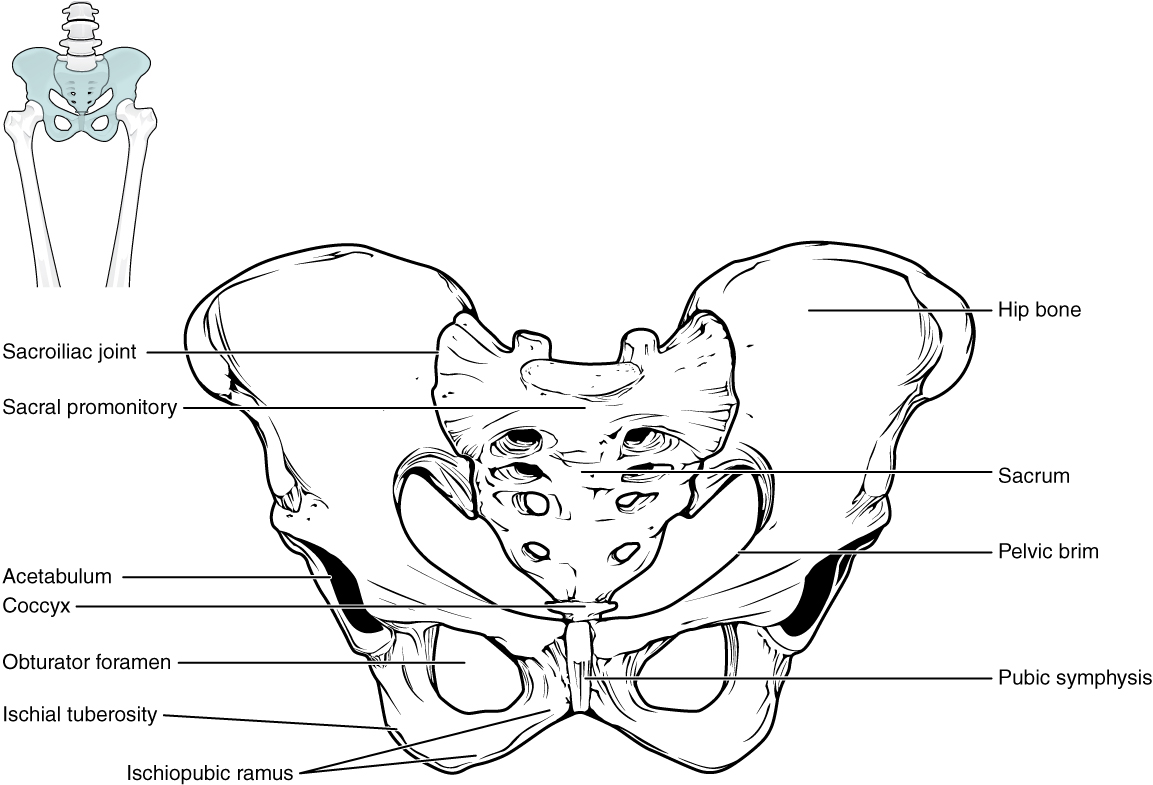
#> input picture perine/images/atlas_raw/807_Pelvis.jpg, 1153 x 785 px; the run also reads 2 pictures not shown here
$ python atlas_latince.py
#> lines starting #> are read from the running program, lines starting #| are printed output that depends on the picture
#!/usr/bin/env python3
# -*- coding: utf-8 -*-
"""OpenStax Anatomy & Physiology (1. baskı, CC BY) atlas çizimlerinin İngilizce etiketlerini Latince (TA) karşılıklarıyla değiştirir.

Kaynak: github.com/philschatz/anatomy-book (OpenStax College A&P, 2013; LICENSE: CC BY) → perine/images/atlas_raw/
İngilizce yazıların kutuları RapidOCR ile bulundu (perine/images/atlas_raw/ocr_kutular.json) ve aşağıya elle
eşlendi. Yazı silinir (beyaz), aynı yere Latince terim yazılır; çizim ve kılavuz çizgileri değiştirilmez.
Mod: L = metin sağa yaslı (kutunun sağ kenarında biter, sola uzar), R = sola yaslı (sağa uzar), C = ortalı.
Çıktı: perine/images/atlas/<ad>.jpg  +  sources/perine_atlas.json        Çalıştır: python3 -I scripts/atlas_latince.py
"""
import json, pathlib
from PIL import Image, ImageDraw, ImageFont

ROOT = pathlib.Path(__file__).resolve().parent.parent
RAW = ROOT / "perine/images/atlas_raw"; OUT = ROOT / "perine/images/atlas"
FONT = "/usr/share/fonts/truetype/crosextra/Carlito-Bold.ttf"
RENK = (31, 42, 68)
ATIF = ("OpenStax College. Anatomy & Physiology. OpenStax CNX, 2013 (1. baskı), {sekil}. "
        "Lisans: CC BY (openstax.org/details/books/anatomy-and-physiology). Uyarlama: İngilizce etiketler Latinceye çevrildi.")

# ad: (dosya, ölçek, kırpma(özgün px) veya None, şekil adı, [ (latince, [kutu...], mod, maks_genişlik_px(özgün)) ])
F = {
 "pelvis": ("807_Pelvis.jpg", 2.0, (0, 150, 1153, 785), "Şekil 8.12 'Pelvis'", [
    ("Os coxae", [[996, 300, 1084, 320]], "R", 0),
    ("Art. sacroiliaca", [[2, 340, 141, 364]], "L", 0),
    ("Promontorium", [[1, 395, 179, 421]], "L", 0),
    ("Os sacrum", [[997, 467, 1073, 488]], "R", 0),
    ("Linea terminalis", [[994, 539, 1101, 563]], "R", 0),
    ("Acetabulum", [[1, 564, 113, 587]], "L", 0),
    ("Os coccygis", [[0, 593, 74, 620]], "L", 0),
    ("Foramen obturatum", [[2, 650, 175, 674]], "L", 0),
    ("Symphysis pubica", [[993, 664, 1152, 693]], "R", 0),
    ("Tuber ischiadicum", [[2, 705, 159, 727]], "L", 0),
    ("Ramus ischiopubicus", [[126, 760, 296, 783]], "C", 0)]),
 "pelvis_cinsiyet": ("809_Male_Female_Pelvic_Girdle.jpg", 2.5, None, "Şekil 8.13 'Kadın ve erkek pelvisi'", [
    ("Kadın", [[208, 1, 271, 18]], "C", 0),
    ("Erkek", [[716, 0, 760, 19]], "C", 0),
    ("Os coxae", [[428, 269, 519, 290]], "C", 0),
    ("Os sacrum", [[437, 315, 512, 335]], "C", 0),
    ("Apertura pelvis sup.", [[421, 369, 526, 389]], "C", 125),
    ("Angulus subpubicus", [[408, 427, 541, 447]], "C", 0)]),
 "pelvis_bag": ("817_Ligaments_of_Pelvis.jpg", 2.5, None, "Şekil 8.14 'Pelvis bağları'", [
    ("Os sacrum", [[0, 2, 68, 21]], "L", 0),
    ("Spina iliaca posterior superior", [[0, 57, 85, 119]], "L", 0),
    ("Lig. sacroiliacum posterius", [[793, 90, 872, 155]], "R", 0),
    ("Os ilium", [[0, 143, 45, 165]], "L", 0),
    ("Foramen ischiadicum majus", [[788, 194, 864, 257]], "R", 0),
    ("Lig. sacrospinale", [[0, 269, 116, 311]], "L", 0),
    ("Lig. sacrospinale", [[744, 276, 862, 318]], "R", 0),
    ("Spina ischiadica", [[1, 321, 105, 340]], "L", 0),
    ("Os pubis", [[0, 354, 50, 374]], "L", 0),
    ("Foramen ischiadicum minus", [[744, 355, 862, 395]], "R", 0),
    ("Os ischii", [[0, 387, 71, 406]], "L", 0),
    ("Tuber ischiadicum", [[0, 421, 82, 464]], "L", 0),
    ("Lig. sacrotuberale", [[747, 421, 871, 461]], "R", 0),
    ("Angulus\nsubpubicus", [[395, 465, 476, 508]], "C", 0),
    ("Foramen\nobturatum", [[190, 477, 288, 520]], "C", 0),
    ("Ramus ischiopubicus", [[552, 503, 701, 522]], "R", 0)]),
 "diaphragma_pelvis": ("1115_Muscles_of_the_Pelvic_Floor.jpg", 1.0, None, "Şekil 11.12 'Pelvis tabanı kasları'", [
    ("Crista pubica", [[688, 133, 874, 168]], "C", 0),
    ("Urethra", [[16, 285, 162, 367]], "L", 0),
    ("Vagina (kadında)", [[19, 423, 255, 506]], "L", 0),
    ("M. pubococcygeus", [[1345, 531, 1626, 570]], "C", 0),
    ("Canalis analis", [[20, 565, 232, 598]], "L", 0),
    ("M. levator ani", [[1690, 652, 1898, 682]], "R", 0),
    ("Os sacrum", [[17, 692, 159, 731]], "L", 0),
    ("M. iliococcygeus", [[1339, 767, 1581, 806]], "C", 0),
    ("M. iliacus", [[728, 1090, 838, 1128]], "C", 0),
    ("Cristae iliacae", [[691, 1231, 870, 1268]], "C", 0),
    ("Diaphragma pelvis – üstten bakış", [[517, 1337, 1054, 1376]], "C", 0)]),
 "perine_kaslari": ("1116_Muscle_of_the_Perineum.jpg", 1.0, None, "Şekil 11.13 'Perine kasları'", [
    ("Penis", [[448, 41, 547, 76]], "R", 0),
    ("Clitoris", [[1582, 117, 1702, 156]], "C", 0),
    ("M. ischiocavernosus", [[814, 194, 1122, 226]], "C", 0),
    ("M. bulbospongiosus", [[773, 341, 1163, 420]], "C", 0),
    ("Urethra", [[1013, 458, 1144, 497]], "C", 0),
    ("Ostium vaginae", [[1012, 563, 1139, 606]], "C", 250),
    ("M. transversus perinei\nsuperficialis", [[790, 639, 1140, 719]], "C", 0),
    ("Anus", [[926, 770, 1021, 809]], "C", 0),
    ("M. sphincter ani externus", [[784, 879, 1170, 915]], "C", 0),
    ("M. levator ani", [[862, 965, 1062, 998]], "C", 0),
    ("Os coccygis", [[897, 1047, 1029, 1090]], "C", 0),
    ("M. gluteus maximus", [[820, 1134, 1122, 1168]], "C", 0),
    ("Erkek perinesi – alttan bakış", [[82, 1253, 677, 1291]], "C", 0),
    ("Kadın perinesi – alttan bakış", [[1339, 1253, 1979, 1290]], "C", 0)]),
 "sagittal_kadin": ("2602_Female_Urethra.jpg", 1.0, (0, 150, 1729, 1200), "Şekil 25.17a 'Kadın üretrası'", [
    ("Ureter", [[1581, 185, 1695, 224]], "R", 0),
    ("Uterus", [[8, 448, 124, 486]], "L", 0),
    ("Vesica urinaria", [[13, 650, 269, 686]], "L", 0),
    ("Cervix uteri", [[1585, 691, 1697, 727]], "R", 0),
    ("Os pubis", [[11, 762, 199, 797]], "L", 0),
    ("Rectum", [[1586, 808, 1717, 843]], "R", 0),
    ("Urethra", [[10, 834, 139, 873]], "L", 0),
    ("Vagina", [[1585, 877, 1706, 920]], "R", 0),
    ("Clitoris", [[11, 906, 127, 941]], "L", 0),
    ("Labium minus pudendi", [[10, 982, 259, 1017]], "L", 0),
    ("Anus", [[1583, 988, 1676, 1027]], "R", 0),
    ("Labium majus pudendi", [[10, 1071, 259, 1111]], "L", 0)]),
 "erkek_genital": ("Figure_28_01_01.jpg", 2.5, (0, 420, 805, 876), "Şekil 27.2c 'Erkek üreme sistemi – lateral görünüm'", [
    ("Prostata", [[350, 430, 445, 450]], "C", 0),
    ("Ductus deferens", [[10, 483, 148, 500]], "L", 0),
    ("Lig. suspensorium penis", [[10, 504, 194, 520]], "L", 0),
    ("Ampulla ductus deferentis", [[634, 505, 804, 521]], "R", 0),
    ("Vesica urinaria", [[10, 525, 109, 542]], "L", 0),
    ("Gl. vesiculosa", [[635, 537, 733, 552]], "R", 0),
    ("Symphysis pubica", [[8, 549, 116, 569]], "L", 0),
    ("Ductus ejaculatorius", [[634, 574, 737, 590]], "R", 0),
    ("Pars prostatica urethrae", [[633, 594, 739, 611]], "R", 0),
    ("Spatium perinei profundum (kaslar)", [[632, 613, 802, 634]], "R", 0),
    ("Gl. bulbourethralis (Cowper)", [[632, 634, 758, 652]], "R", 0),
    ("M. sphincter ani externus", [[633, 655, 765, 688]], "R", 0),
    ("Corpus cavernosum penis", [[10, 680, 138, 697]], "L", 0),
    ("Pars membranacea urethrae", [[633, 689, 766, 706]], "R", 0),
    ("Pars spongiosa urethrae", [[466, 711, 563, 728]], "R", 0),
    ("Testis", [[463, 736, 505, 753]], "R", 0),
    ("Epididymis", [[464, 756, 537, 774]], "R", 0),
    ("Corpus spongiosum penis", [[10, 784, 139, 800]], "L", 0),
    ("Scrotum", [[464, 781, 521, 798]], "R", 0),
    ("Ostium urethrae externum", [[92, 852, 253, 872]], "C", 0)]),
 "vulva": ("Figure_28_02_02.jpg", 2.5, (0, 50, 729, 428), "Şekil 27.11 'Vulva'", [
    ("Preputium clitoridis", [[313, 62, 371, 79]], "R", 0),
    ("Glans clitoridis", [[315, 88, 397, 101]], "R", 0),
    ("Labium minus pudendi", [[314, 114, 398, 127]], "R", 0),
    ("Corpus cavernosum clitoridis", [[317, 140, 442, 155]], "R", 0),
    ("Bulbus vestibuli", [[316, 168, 418, 181]], "R", 0),
    ("Ostium urethrae externum", [[314, 189, 421, 207]], "R", 0),
    ("Labium majus pudendi", [[312, 208, 398, 225]], "R", 0),
    ("Ostium vaginae", [[314, 233, 415, 250]], "R", 0),
    ("Gl. vestibularis major\n(sağ, ağzı)", [[316, 266, 417, 298]], "R", 0),
    ("Anus", [[198, 339, 235, 353]], "R", 0),
    ("Gll. vestibulares majores (Bartholin)", [[442, 352, 553, 368]], "C", 0),
    ("Dıştan önden bakış", [[56, 406, 244, 420]], "C", 0),
    ("İçten anterolateral bakış", [[479, 406, 697, 420]], "C", 0)]),
}


# figüre özgü ayarlar: beyaz = özgün pikselde boyanacak alanlar (ilgisiz küçük görseller), fk = yazı ölçek katsayısı
OPS = {"pelvis": {"beyaz": [[0, 150, 170, 300]], "fk": 1.3}, "erkek_genital": {"beyaz": [[0, 420, 230, 448]], "fk": 1.0},
       "pelvis_bag": {"fk": 0.85}, "diaphragma_pelvis": {"fk": 1.5}, "perine_kaslari": {"fk": 1.3},
       "pelvis_cinsiyet": {"fk": 1.3}, "sagittal_kadin": {"fk": 1.3}, "vulva": {"fk": 1.0}}


def font(px):
    return ImageFont.truetype(FONT, max(10, int(px)))


def isle(ad, dosya, olcek, kirp, sekil, etiketler):
#> called with ad = 'pelvis', dosya = '807_Pelvis.jpg', olcek = 2, kirp = (0, 150, 1153, 785), sekil = "Şekil 8.12 'Pelvis'"
    im = Image.open(RAW / dosya).convert("RGB")
#> im is the input picture: PIL image 1153x785 RGB; mean R, G, B 240.4, 240.6, 240.6
    op = OPS.get(ad, {})
    for b in op.get("beyaz", []):
        ImageDraw.Draw(im).rectangle(b, fill="white")
    ox, oy = (kirp[0], kirp[1]) if kirp else (0, 0)
    if kirp:
        im = im.crop(kirp)
#> im: PIL image 1153x635 RGB
    if olcek != 1.0:
        im = im.resize((int(im.width * olcek), int(im.height * olcek)), Image.LANCZOS)
#> im: PIL image 2306x1270 RGB
    S = lambda b: [(b[0] - ox) * olcek, (b[1] - oy) * olcek, (b[2] - ox) * olcek, (b[3] - oy) * olcek]
    d = ImageDraw.Draw(im)
    import statistics
    lh = statistics.median([(b[3] - b[1]) for _, ks, _, _ in etiketler for b in ks if (b[3] - b[1]) < 45]) * olcek
#> lh = 48
    plan = []
    for lat, kutular, mod, maxw in etiketler:
        bs = [S(b) for b in kutular]
        for b in bs:
            d.rectangle([b[0] - 2, b[1] - 2, b[2] + 2, b[3] + 2], fill="white")
        x0 = min(b[0] for b in bs); y0 = min(b[1] for b in bs); x1 = max(b[2] for b in bs); y1 = max(b[3] for b in bs)
        f0 = font(lh * 1.08 * op.get("fk", 1.0))
        f = f0
        if mod == "C" and maxw:
            while d.multiline_textbbox((0, 0), lat, font=f, spacing=2)[2] > maxw * olcek and f.size > 12:
                f = font(f.size - 1)
        plan.append((lat, (x0, y0, x1, y1), mod, f))
#> this loop made 11 passes
#> (x0, y0, x1, y1) on passes 1 to 4: (1992, 300, 2168, 340), (4, 380, 282, 428), (2, 490, 358, 542), (1994, 634, 2146, 676)
#> after the loop, plan = 11 items
    # gerekli kenar boşluğu
    solp = sagp = 0
    for lat, (x0, y0, x1, y1), mod, f in plan:
        w = d.multiline_textbbox((0, 0), lat, font=f, spacing=2)[2]
        if mod == "L": solp = max(solp, w - x1 + 6)
        if mod == "R": sagp = max(sagp, x0 + w - im.width + 6)
        if mod == "C":
            cx = (x0 + x1) / 2; solp = max(solp, w / 2 - cx + 6); sagp = max(sagp, cx + w / 2 - im.width + 6)
#> this loop made 11 passes
#> (lat, x0, y0, x1, y1, mod, w, cx) on pass 11: ('Ramus ischiopubicus', 252, 1220, 592, 1266, 'C', 703, 422)
    ustp = altp = 0
    for lat, (x0, y0, x1, y1), mod, f in plan:
        bb = d.multiline_textbbox((0, 0), lat, font=f, spacing=2); h = bb[3] - bb[1]; cy = (y0 + y1) / 2
        ustp = max(ustp, h / 2 - cy + 8); altp = max(altp, cy + h / 2 - im.height + 8)
#> this loop made 11 passes
#> (lat, x0, y0, x1, y1, mod, bb, h) on passes 1 to 3: ('Os coxae', 1992, 300, 2168, 340, 'R', (0, 13, 307, 64), 51), ('Art. sacroiliaca', 4, 380, 282, 428, 'L', (0, 12, 497, 64), 52), ('Promontorium', 2, 490, 358, 542, 'L', (0, 12, 476, 64), 52)
    solp, sagp, ustp, altp = (int(max(0, v)) for v in (solp, sagp, ustp, altp))
#> altp = 13
    yeni = Image.new("RGB", (im.width + solp + sagp, im.height + ustp + altp), "white"); yeni.paste(im, (solp, ustp))
    d = ImageDraw.Draw(yeni)
    for lat, (x0, y0, x1, y1), mod, f in plan:
        x0 += solp; x1 += solp; y0 += ustp; y1 += ustp
        bb = d.multiline_textbbox((0, 0), lat, font=f, spacing=2); w, h = bb[2] - bb[0], bb[3] - bb[1]
        cy = (y0 + y1) / 2
        tx = x1 - w if mod == "L" else (x0 if mod == "R" else (x0 + x1) / 2 - w / 2)
        ty = cy - h / 2 - bb[1]
        d.rectangle([tx - 4, ty + bb[1] - 3, tx + w + 4, ty + bb[3] + 3], fill="white")
        d.multiline_text((tx, ty), lat, font=f, fill=RENK, spacing=2, align={"L": "right", "R": "left", "C": "center"}[mod])
#> this loop made 11 passes
#> (lat, x0, y0, x1, y1, mod, bb, w) on passes 1 to 3: ('Os coxae', 2319, 300, 2495, 340, 'R', (0, 13, 307, 64), 307), ('Art. sacroiliaca', 331, 380, 609, 428, 'L', (0, 12, 497, 64), 497), ('Promontorium', 329, 490, 685, 542, 'L', (0, 12, 476, 64), 476)
    OUT.mkdir(parents=True, exist_ok=True)
    yol = OUT / f"{ad}.jpg"; yeni.save(yol, quality=92)
    return dict(ad=ad, kaynak_dosya=f"perine/images/atlas_raw/{dosya}", local_path=str(yol.relative_to(ROOT)), pixels=f"{yeni.width}x{yeni.height}",
                sekil=sekil, atif=ATIF.format(sekil=sekil), license_code="CC BY",
                etiketler=[e[0].replace("\n", " ") for e in etiketler])


if __name__ == "__main__":
    kayit = [isle(ad, *v) for ad, v in F.items()]
#> the loop in isle (call 2), `for lat, kutular, mod, maxw in etiketler:` made 6 passes
#> (x0, y0, x1, y1) on passes 1 to 4: (520, 2.5, 677.5, 45), (1790, 0, 1900, 47.5), (1070, 672.5, 1297.5, 725), (1092.5, 787.5, 1280, 837.5)
#> the loop in isle (call 2), `for lat, (x0, y0, x1, y1), mod, f in plan:` made 6 passes
#> (lat, x0, y0, x1, y1, w, cx) on passes 1 to 4: ('Kadın', 520, 2.5, 677.5, 45, 196, 598.8), ('Erkek', 1790, 0, 1900, 47.5, 195, 1845), ('Os coxae', 1070, 672.5, 1297.5, 725, 320, 1183.8), ('Os sacrum', 1092.5, 787.5, 1280, 837.5, 373, 1186.2)
#> the loop in isle (call 2), `for lat, (x0, y0, x1, y1), mod, f in plan:` made 6 passes
#> (lat, x0, y0, x1, y1, bb, h, cy) on passes 1 to 3: ('Kadın', 520, 2.5, 677.5, 45, (0, 12, 196, 66), 54, 23.75), ('Erkek', 1790, 0, 1900, 47.5, (0, 12, 195, 66), 54, 23.75), ('Os coxae', 1070, 672.5, 1297.5, 725, (0, 13, 320, 66), 53, 698.8)
#> the loop in isle (call 2), `for lat, (x0, y0, x1, y1), mod, f in plan:` made 6 passes
#> (lat, x0, y0, x1, y1, bb, w, h) on passes 1 to 3: ('Kadın', 520, 13.5, 677.5, 56, (0, 12, 196, 66), 196, 54), ('Erkek', 1790, 11, 1900, 58.5, (0, 12, 195, 66), 195, 54), ('Os coxae', 1070, 683.5, 1297.5, 736, (0, 13, 320, 66), 320, 53)
#> call 3 of isle, with ad = 'pelvis_bag', dosya = '817_Ligaments_of_Pelvis.jpg', olcek = 2.5, sekil = "Şekil 8.14 'Pelvis bağları'"
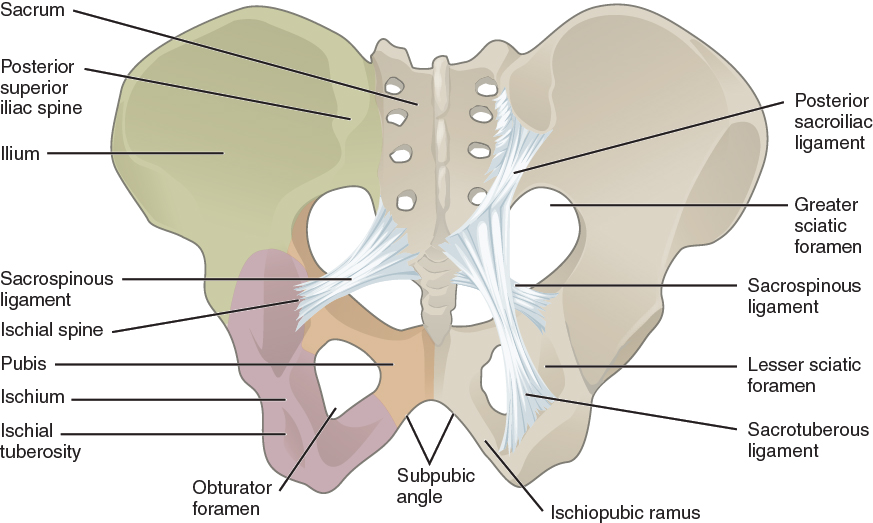
#> input picture perine/images/atlas_raw/817_Ligaments_of_Pelvis.jpg, 873 x 523 px
#> in isle, im is the input picture: PIL image 873x523 RGB; mean R, G, B 224.5, 221.4, 213.4
#> in isle (call 3), `lh = statistics.median([(b[3] - b[1]) for _, ks, _, _ in etiketler for..`: lh = 100
#> the loop in isle (call 3), `for lat, kutular, mod, maxw in etiketler:` made 16 passes
#> (x0, y0, x1, y1) on passes 1 to 4: (0, 5, 170, 52.5), (0, 142.5, 212.5, 297.5), (1982.5, 225, 2180, 387.5), (0, 357.5, 112.5, 412.5)
#> after the loop in isle (call 3), `for lat, kutular, mod, maxw in etiketler:`: plan = 16 items
#> the loop in isle (call 3), `for lat, (x0, y0, x1, y1), mod, f in plan:` made 16 passes
#> (x0, y0, x1, y1, mod, w, cx, solp) on passes 14 to 15: (987.5, 1162.5, 1190, 1270, 'C', 516, 1088.8, 1155.5), (475, 1192.5, 720, 1300, 'C', 482, 597.5, 1155.5)
#> the loop in isle (call 3), `for lat, (x0, y0, x1, y1), mod, f in plan:` made 16 passes
#> (lat, x0, y0, x1, y1, mod, bb, h) on passes 1 to 2: ('Os sacrum', 0, 5, 170, 52.5, 'L', (0, 18, 485, 86), 68), ('Spina iliaca posterior superior', 0, 142.5, 212.5, 297.5, 'L', (0, 16, 1362, 104), 88)
#> in isle (call 3), `solp, sagp, ustp, altp = (int(max(0, v)) for v in (solp, sagp, ustp, a..`: solp = 1155; ustp = 13; altp = 26
#> the loop in isle (call 3), `for lat, (x0, y0, x1, y1), mod, f in plan:` made 16 passes
#> (lat, x0, y0, x1, y1, mod, bb, w) on passes 1 to 2: ('Os sacrum', 1155, 18, 1325, 65.5, 'L', (0, 18, 485, 86), 485), ('Spina iliaca posterior superior', 1155, 155.5, 1367.5, 310.5, 'L', (0, 16, 1362, 104), 1362)
#> call 4 of isle, with ad = 'diaphragma_pelvis', dosya = '1115_Muscles_of_the_Pelvic_Floor.jpg', olcek = 1, sekil = "Şekil 11.12 'Pelvis tabanı kasları'"
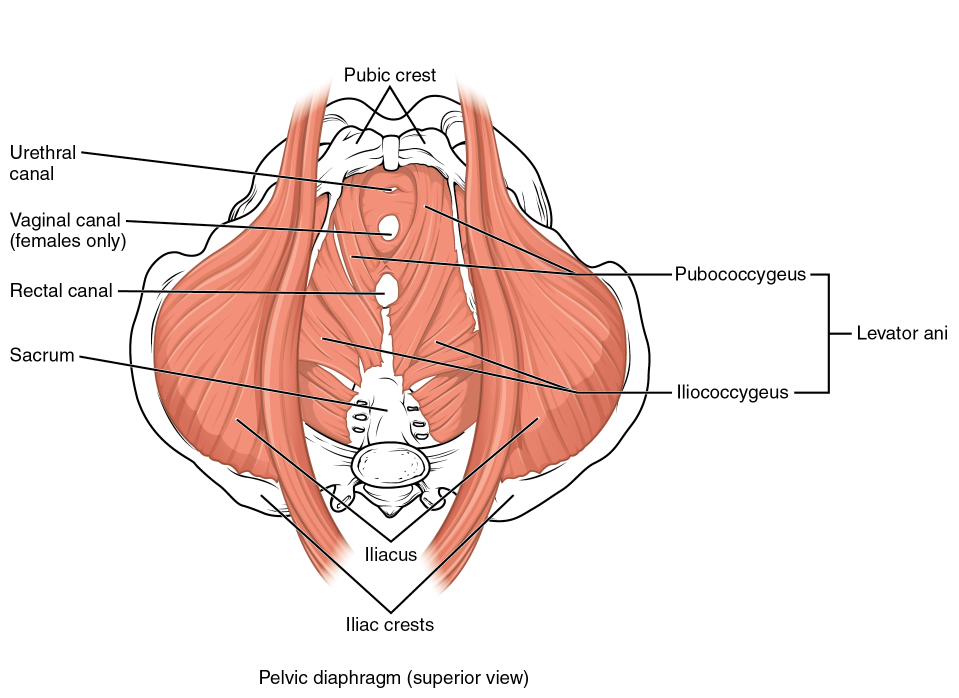
#> input picture perine/images/atlas_raw/1115_Muscles_of_the_Pelvic_Floor.jpg, 1917 x 1396 px (shown at 1/2 size)
#> in isle, im is the input picture: PIL image 1917x1396 RGB; mean R, G, B 243, 227.5, 223.7
#> the loop in isle (call 4), `for lat, (x0, y0, x1, y1), mod, f in plan:` made 11 passes
#> (lat, x0, y0, x1, y1, mod) on passes 1 to 4: ('Crista pubica', 688, 133, 874, 168, 'C'), ('Urethra', 16, 285, 162, 367, 'L'), ('Vagina (kadında)', 19, 423, 255, 506, 'L'), ('M. pubococcygeus', 1345, 531, 1626, 570, 'C')
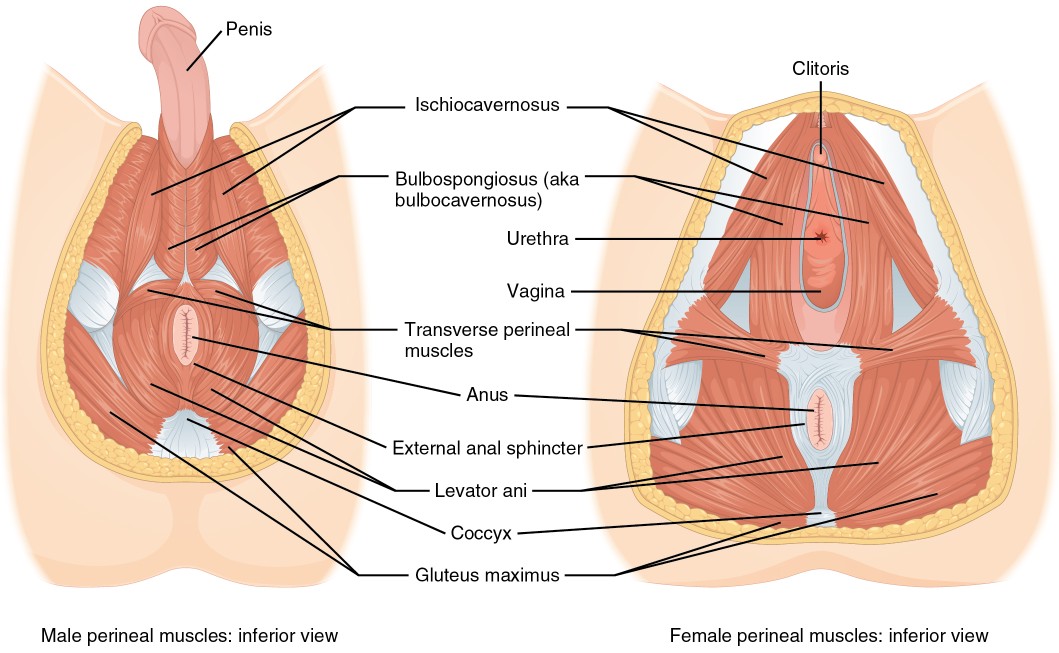
#> input picture perine/images/atlas_raw/1116_Muscle_of_the_Perineum.jpg, 2118 x 1305 px (shown at 1/2 size)
#> in isle, im is the input picture: PIL image 2118x1305 RGB; mean R, G, B 236.4, 211.6, 197.7
#> the loop in isle (call 5), `for lat, (x0, y0, x1, y1), mod, f in plan:` made 14 passes
#> (lat, x0, y0, x1, y1, mod) on passes 1 to 4: ('Penis', 448, 41, 547, 76, 'R'), ('Clitoris', 1582, 117, 1702, 156, 'C'), ('M. ischiocavernosus', 814, 194, 1122, 226, 'C'), ('M. bulbospongiosus', 773, 341, 1163, 420, 'C')
#> the loop in isle (call 6), `for lat, (x0, y0, x1, y1), mod, f in plan:` made 12 passes
#> (lat, x0, y0, x1, y1, mod) on passes 1 to 4: ('Ureter', 1581, 35, 1695, 74, 'R'), ('Uterus', 8, 298, 124, 336, 'L'), ('Vesica urinaria', 13, 500, 269, 536, 'L'), ('Cervix uteri', 1585, 541, 1697, 577, 'R')
#> in isle (call 6), `yol = OUT / f'{ad}.jpg'`:
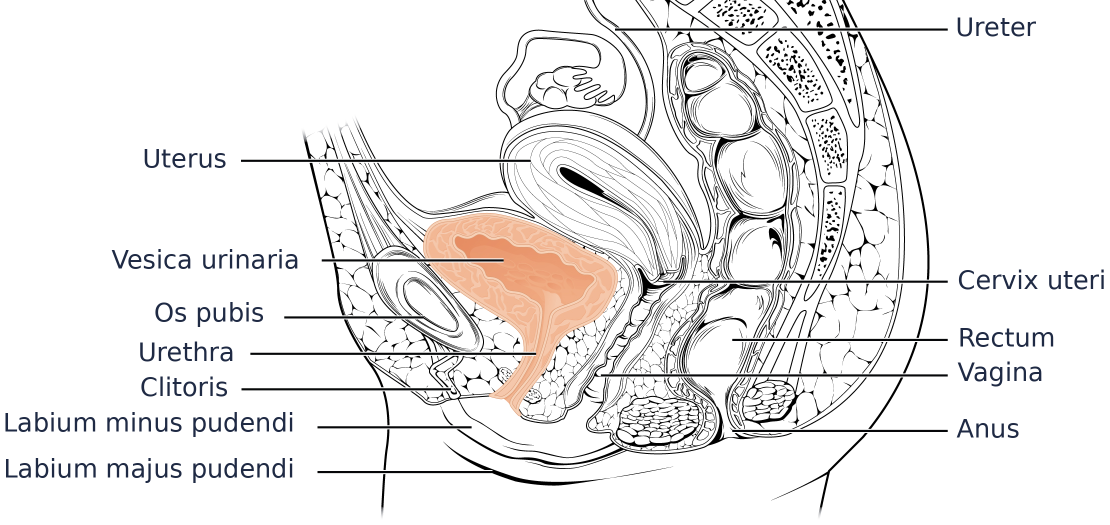
#> saved as sagittal_kadin.jpg: PIL image 2219x1050 RGB (shown at 1/2 size); mean R, G, B 236.3, 234.7, 234
#> (the run stopped early here; a loop or call above may not have finished)
